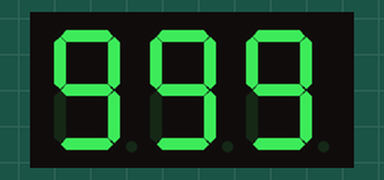
The sketch below on a simulated Arduino Uno, built with avr-gcc and run on an emulated ATmega328P. Shown: 3-digit seven-segment display. Wiring (inferred from the names in the program): 3-digit 7-segment display, segments lit when LOW: segments pin 2, pin 3, pin 4, pin 5, pin 6, pin 7, pin 8; digit selects pin 9, pin 10, pin 11. The segment pins are drawn as the display they are named for.

Above: at 0.09 s.
At 5.24 s:
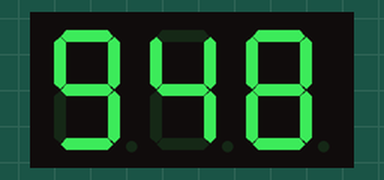
At 10.26 s:
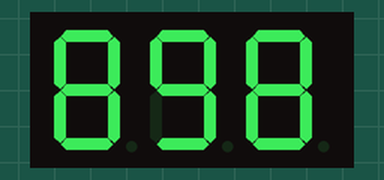
At 20.1 s:
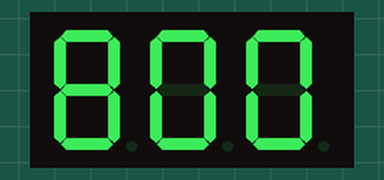
At 29.86 s:
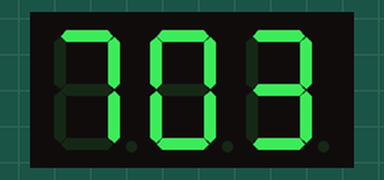
At 39.4 s:
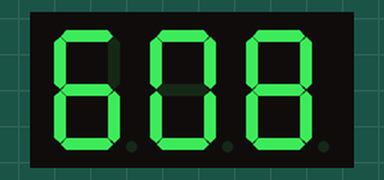

The sketch:

3Hane7SegmentDisplay0to999.ino
```cpp
// https://drive.google.com/file/d/1SotUGC12nvj3S9p5-qBA4g5Ln1BjYgE0/view?usp=drive_link

// Segment pinleri: a b c d e f g
const byte SEG[7] = {2, 3, 4, 5, 6, 7, 8};
// Hane pinleri: solda (yüzler), orta (onlar), sağda (birler)
const byte DIG[3] = {9, 10, 11};

// Ortak anot kart + PNP hane transistörü varsayımı: LOW ile aç
const bool SEG_ON = LOW;
const bool DIG_ON = LOW;

// Bit sırası: bit0=a ... bit6=g
const byte FONT[10] = {
  0x3F, 0x06, 0x5B, 0x4F, 0x66,
  0x6D, 0x7D, 0x07, 0x7F, 0x6F
};

unsigned long lastTick = 0;
int counter = 999;   // 999'dan başla
byte curDigit = 0;

void allDigitsOff() {
  for (byte i = 0; i < 3; i++) digitalWrite(DIG[i], !DIG_ON);
}

void setSegments(byte pattern) {
  for (byte i = 0; i < 7; i++) {
    bool on = (pattern >> i) & 1;
    digitalWrite(SEG[i], on ? SEG_ON : !SEG_ON);
  }
}

void setup() {
  for (byte i = 0; i < 7; i++) {
    pinMode(SEG[i], OUTPUT);
    digitalWrite(SEG[i], !SEG_ON);
  }
  for (byte i = 0; i < 3; i++) {
    pinMode(DIG[i], OUTPUT);
    digitalWrite(DIG[i], !DIG_ON);
  }
}

void loop() {
  // Sayıyı her saniye azalt (999 -> 0, sonra 999'a döner)
  if (millis() - lastTick >= 100) {
    lastTick = millis();
    counter = (counter + 999) % 1000;   // bir azalt, 0 iken 999 olur
  }

  byte d[3] = { counter / 100, (counter / 10) % 10, counter % 10 };

  // Baştaki sıfırları gizle: 7 yerine "  7", 42 yerine " 42"
  bool blank = (curDigit == 0 && counter < 100) ||
               (curDigit == 1 && counter < 10);
  byte pat = blank ? 0x00 : FONT[d[curDigit]];

  allDigitsOff();
  setSegments(pat);
  digitalWrite(DIG[curDigit], DIG_ON);
  delay(3);

  curDigit = (curDigit + 1) % 3;
}
```

ButonlaLEDa_maKapama.cpp
```cpp
/*


3. Devre Şeması ve Bağlantı Adımları

Güvenlik için bu işlemleri yaparken Arduino'nun USB kablosunu bilgisayardan çıkarın.
1. LED'i Yerleştirin: LED'i breadboard üzerinde iki farklı dikey sıraya gelecek şekilde takın. (Örn: Uzun bacak A5 deliğinde, kısa bacak A6 deliğinde olsun).
2. Direnci Bağlayın: Direncinizin bir bacağını, LED'in kısa bacağının (-) bulunduğu sıraya takın. Direncin diğer bacağını ise breadboard üzerinde boş bir sıraya takın. (Dirençlerin yönü fark etmez).
3. GND (Toprak) Bağlantısı: Bir jumper kablo alın. Bir ucunu Arduino üzerindeki GND pinine, diğer ucunu ise direncin boşta kalan bacağının sırasına takın. (Böylece LED'in eksisini korumalı olarak toprağa bağlamış olduk).
4. Sinyal (Pin) Bağlantısı: İkinci jumper kabloyu alın. Bir ucunu Arduino'nun 8 numaralı dijital pinine, diğer ucunu ise LED'in uzun bacağının (+) bulunduğu sıraya takın.

1. Butonu Yerleştirin: Butonu breadboard'un ortasındaki uzun kanalı (yarığı) ortalayacak şekilde bastırarak takın. (Bacakların ikisi kanalın üstünde, ikisi altında kalsın).
2. Toprak (GND) Bağlantısı: Bir jumper kablo ile butonun bir bacağını Arduino'nun boşta kalan bir GND pinine bağlayın.
3. Sinyal Bağlantısı: Diğer jumper kablo ile butonun (GND bağladığınız bacağın tam karşısındaki veya yanındaki) diğer bacağını Arduino'nun 7 numaralı dijital pinine bağlayın.

*/

const int ledPini = 8;    // LED'in bağlı olduğu pin
const int butonPini = 7;  // Butonun bağlı olduğu pin

void setup() {
  pinMode(ledPini, OUTPUT);

  // 7. pini giriş yapıyoruz ve dahili Pull-up direncini aktif ediyoruz
  pinMode(butonPini, INPUT_PULLUP);
}

void loop() {
  // Butonun durumunu okuyoruz (0 veya 1)
  int butonDurumu = digitalRead(butonPini);

  // Dahili pull-up kullandığımız için basıldığında sinyal LOW (0) olur
  if (butonDurumu == LOW) {
    digitalWrite(ledPini, HIGH); // Butona basılıyorsa LED'i yak
  } else {
    digitalWrite(ledPini, LOW);  // Buton bırakıldıysa LED'i söndür
  }
}
```

BuzzerliMesafeSens_r_.cpp
```cpp
/* Buzzerli mesafe sensörü

    Bağlantılar

    HC-SR04 Vcc → 5V
    HC-SR04 Trig → D9
    HC-SR04 Echo → D10
    HC-SR04 Gnd → GND
    Buzzer modülü VCC → 5V
    Buzzer modülü I/O → D8
    Buzzer modülü GND → GND

    Nasıl çalışır?

      100 cm’den uzakta buzzer sessiz.
      100 cm ile 10 cm arasında bip aralığı 800 ms’den 80 ms’ye düşer.
      10 cm ve daha yakında sürekli ses çalar.

*/

const int trigPin = 9;
const int echoPin = 10;
const int buzzerPin = 8;

const float UZAK = 100.0;  // cm: bu mesafeden uzakta sessiz
const float YAKIN = 10.0;  // cm: bu mesafenin altında sürekli ses

void setup() {
  pinMode(trigPin, OUTPUT);
  pinMode(echoPin, INPUT);
  digitalWrite(buzzerPin, HIGH);  // başlangıçta sessiz (LOW tetikler)
  pinMode(buzzerPin, OUTPUT);
  Serial.begin(9600);
}

float mesafeOlc() {
  digitalWrite(trigPin, LOW);
  delayMicroseconds(2);
  digitalWrite(trigPin, HIGH);
  delayMicroseconds(10);
  digitalWrite(trigPin, LOW);

  long sure = pulseIn(echoPin, HIGH, 30000);
  if (sure == 0) return -1;
  return sure * 0.0343 / 2.0;
}

void bip(int ms) {
  digitalWrite(buzzerPin, LOW);   // aç
  delay(ms);
  digitalWrite(buzzerPin, HIGH);  // kapat
}

void loop() {
  float d = mesafeOlc();
  Serial.println(d);

  if (d < 0 || d > UZAK) {
    digitalWrite(buzzerPin, HIGH);
    delay(100);
    return;
  }

  if (d <= YAKIN) {
    digitalWrite(buzzerPin, LOW);   // sürekli ses
    delay(100);
    return;
  }

  // YAKIN ile UZAK arasında: mesafe azaldıkça bip aralığı kısalır
  int aralik = map((int)d, (int)YAKIN, (int)UZAK, 80, 800);
  bip(80);
  delay(aralik);
}
```

PasifBuzzerleMesafeKontrol_.cpp
```cpp
/*

  Bağlantılar

  HC-SR04 Vcc → 5V
  HC-SR04 Trig → D9
  HC-SR04 Echo → D10
  HC-SR04 Gnd → GND
  Buzzer  VCC → D8
  Buzzer GND → GND

*/

const int trigPin = 9;
const int echoPin = 10;
const int buzzerPin = 8;

const float UZAK = 100.0;  // cm: bu mesafeden uzakta sessiz
const float YAKIN = 10.0;  // cm: bu mesafenin altında sürekli ses

void setup() {
  pinMode(trigPin, OUTPUT);
  pinMode(echoPin, INPUT);
  pinMode(buzzerPin, OUTPUT);
  Serial.begin(9600);
}

float mesafeOlc() {
  digitalWrite(trigPin, LOW);
  delayMicroseconds(2);
  digitalWrite(trigPin, HIGH);
  delayMicroseconds(10);
  digitalWrite(trigPin, LOW);

  long sure = pulseIn(echoPin, HIGH, 30000);
  if (sure == 0) return -1;
  return sure * 0.0343 / 2.0;
}

void loop() {
  float d = mesafeOlc();
  Serial.println(d);

  if (d < 0 || d > UZAK) {
    noTone(buzzerPin);
    delay(100);
    return;
  }

  if (d <= YAKIN) {
    tone(buzzerPin, 2000);   // sürekli ses
    delay(100);
    return;
  }

  // YAKIN ile UZAK arasında: mesafe azaldıkça bip aralığı kısalır
  int aralik = map((int)d, (int)YAKIN, (int)UZAK, 80, 800);
  tone(buzzerPin, 2000, 80);  // kısa bip, kendi kendine durur
  delay(aralik);
}
```
